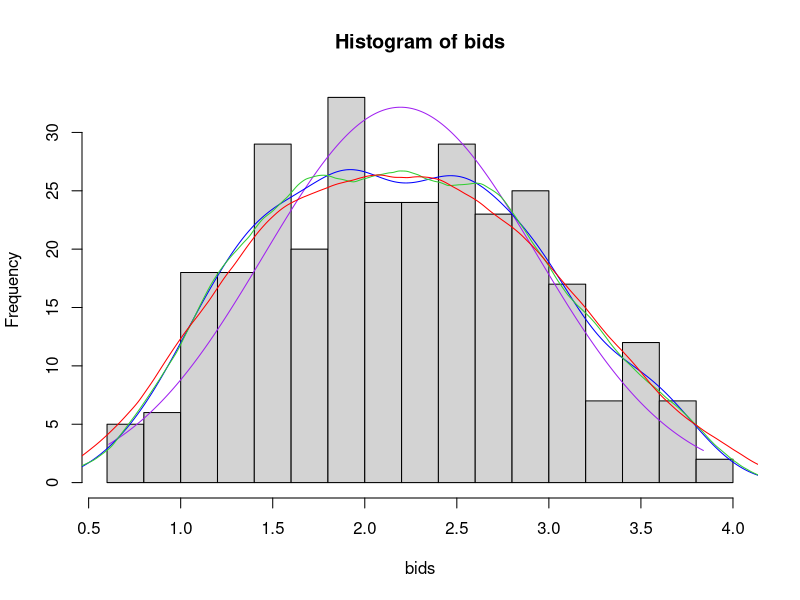
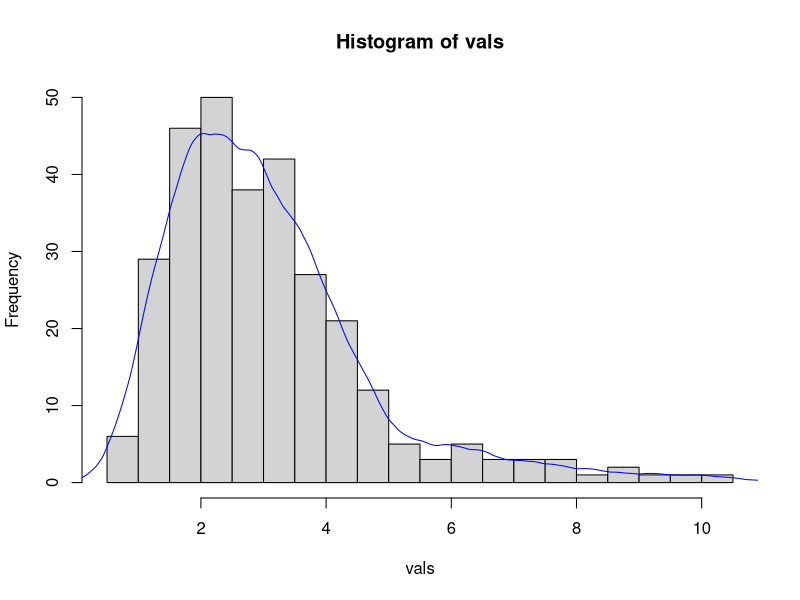
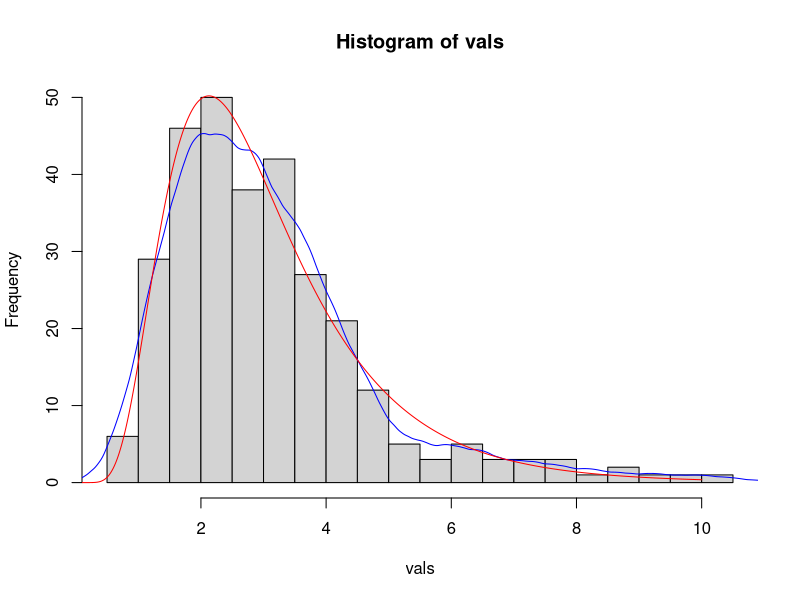

Recreate these plots in R, in order.
## ---- chunk 1
knitr::opts_chunk$set(echo = TRUE)
library(MASS)
library(ggplot2)
## ---- chunk 2
mydata<-read.csv(file="bids1.csv", header=TRUE, sep=",") #load the bids data
bids = mydata[,1] 
h <-bw.nrd0(bids) #set the bandwidth using direct plug-in
h #print the bandwidth
## ---- chunk 3
normal_mean<-mean(bids) #MLE estimate of normal distribution parameters are just sample mean 
normal_sd<-sqrt(var(bids)) #and sample variance
x<-seq(min(bids),max(bids),length=512)
normreg<-dnorm(x, mean=normal_mean, sd=normal_sd) #create a density using these parameters
Kgauss = density(bids, bw=h, kernel='gaussian') #estimate the density using a Gaussian Kernel
Kepanech = density(bids, bw=h, kernel='epanech') #estimate the density using an Epanechnikov kernel
## ---- chunk 4
J<- function(h){ #Define the function we will be minimizing.  This is an approximation of the least squares
  fhat=Vectorize(function(x) density(bids,from=x,to=x,n=1,bw=h,kernel='epanech')$y) 
  fhati=Vectorize(function(i) density(bids[-i],from=bids[i],to=bids[i],n=1,bw=h,kernel='epanech')$y)
  F=fhati(1:length(bids))
  return(integrate(function(x) fhat(x)^2,-Inf,Inf)$value-2*mean(F)) 
}
topt<- optimize(J,interval=c(.1,4)) #get the minimum of mean squared error
bwcv=topt$minimum #set bandwidth equal to this minimum
bwcv #print bandwidth
Kcv = density(bids, bw=bwcv, kernel='epanech') #estimate the density using an Epanechnikov kernel and this new bandwidth
## ---- chunk 5
gram<-hist(bids, breaks=14) #plot a histogram
normplot<-normreg*diff(gram$mids[1:2])*length(bids) #scale the normal distribution to fit the frequency data on the y-axis
Kgaussplot = Kgauss$y*diff(gram$mids[1:2])*length(bids) #scale the Gaussian kernel plot
Keplot = Kepanech$y*diff(gram$mids[1:2])*length(bids) #scale the Epanechnikov kernel plot
Kcvplot = Kcv$y*diff(gram$mids[1:2])*length(bids) #scale the Epanechnikov kernel plot with the cross-validated bandwidth
lines(x,normplot,col='purple') #plot the normal distribution
lines(Kgauss$x, Kgaussplot, col='blue') #plot the non-parametrically estimated density using gaussian kernel
lines(Kepanech$x, Keplot, col='limegreen') #plot the non-parametrically estimated density using Epanechnikov kernel with plug-in bw
lines(Kcv$x, Kcvplot, col='red') #plot the non-parametrically estimated density using Epanechnikov kernel with cv bw
## ---- chunk 6
Kcdf <- list(x=Kcv$x, y=cumsum(Kcv$y)) #Calculate the CDF from the estimated pdf
fPDF <- approxfun(Kcv$x, Kcv$y) #create a function to linearly interpolate between points of pdf
fCDF <- approxfun(Kcdf$x, Kcdf$y) #create a function to linearly interpolate between points of cdf
vals<-bids+fCDF(bids)/100/(2*fPDF(bids))
## ---- chunk 7
gramv<-hist(vals, breaks=14) #plot the valuations 
hvals <-bw.nrd0(vals) #get a bandwidth using the plug-in
Kepanechvals = density(vals, bw=hvals, kernel='epanech') #estimate the density using an Epanechnikov kernel
Kevalsplot = Kepanechvals$y*diff(gramv$mids[1:2])*length(vals)
lines(Kepanechvals$x, Kevalsplot, col='blue')
## ---- chunk 8
meanlog = mean(log(vals))
sdlog = sd(log(vals))
meanlog
sdlog
hist(vals, breaks=14)
fitplotx <- seq(0, 10, 0.01)
fitploty <- dlnorm(fitplotx, meanlog, sdlog)*diff(gramv$mids[1:2])*length(vals)
lines(Kepanechvals$x, Kevalsplot, col='blue')
lines(fitplotx, fitploty, col='red')
